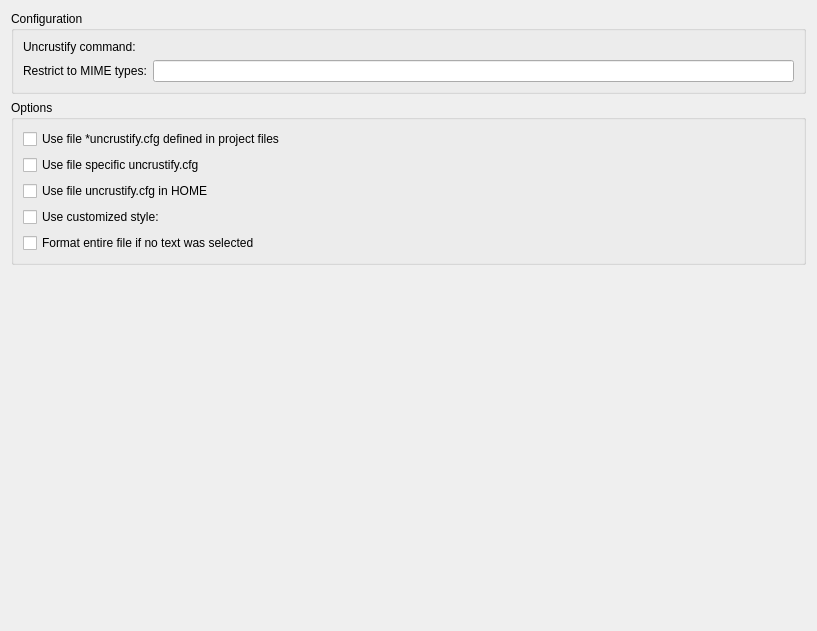
<?xml version="1.0" encoding="UTF-8"?>
<ui version="4.0">
 <class>Beautifier::Internal::Uncrustify::UncrustifyOptionsPage</class>
 <widget class="QWidget" name="Beautifier::Internal::Uncrustify::UncrustifyOptionsPage">
  <property name="geometry">
   <rect>
    <x>0</x>
    <y>0</y>
    <width>817</width>
    <height>631</height>
   </rect>
  </property>
  <property name="windowTitle">
   <string>Form</string>
  </property>
  <layout class="QVBoxLayout" name="verticalLayout" stretch="0,0,0">
   <item>
    <widget class="QGroupBox" name="configuration">
     <property name="title">
      <string>Configuration</string>
     </property>
     <layout class="QFormLayout" name="formLayout">
      <item row="0" column="0">
       <widget class="QLabel" name="commandLabel">
        <property name="text">
         <string>Uncrustify command:</string>
        </property>
       </widget>
      </item>
      <item row="0" column="1">
       <widget class="Utils::PathChooser" name="command" native="true"/>
      </item>
      <item row="1" column="0">
       <widget class="QLabel" name="mimeLabel">
        <property name="text">
         <string>Restrict to MIME types:</string>
        </property>
       </widget>
      </item>
      <item row="1" column="1">
       <widget class="QLineEdit" name="mime"/>
      </item>
     </layout>
    </widget>
   </item>
   <item>
    <widget class="QGroupBox" name="options">
     <property name="title">
      <string>Options</string>
     </property>
     <layout class="QVBoxLayout" name="verticalLayout_2">
      <item>
       <widget class="QCheckBox" name="useOtherFiles">
        <property name="toolTip">
         <string>Example of the configuration file name: uncrustify.cfg, std.uncrustify.cfg, QtUncrustify.cfg.</string>
        </property>
        <property name="text">
         <string>Use file *uncrustify.cfg defined in project files</string>
        </property>
       </widget>
      </item>
      <item>
       <layout class="QHBoxLayout" name="horizontalLayout">
        <item>
         <widget class="QCheckBox" name="useSpecificFile">
          <property name="text">
           <string>Use file specific uncrustify.cfg</string>
          </property>
         </widget>
        </item>
        <item>
         <widget class="Utils::PathChooser" name="uncrusifyFilePath" native="true"/>
        </item>
       </layout>
      </item>
      <item>
       <widget class="QCheckBox" name="useHomeFile">
        <property name="text">
         <string extracomment="HOME is replaced by the user's home directory">Use file uncrustify.cfg in HOME</string>
        </property>
       </widget>
      </item>
      <item>
       <layout class="QHBoxLayout" name="horizontalLayout_2" stretch="0,9999">
        <item>
         <widget class="QCheckBox" name="useCustomStyle">
          <property name="text">
           <string>Use customized style:</string>
          </property>
         </widget>
        </item>
        <item>
         <widget class="Beautifier::Internal::ConfigurationPanel" name="configurations" native="true"/>
        </item>
       </layout>
      </item>
      <item>
       <widget class="QCheckBox" name="formatEntireFileFallback">
        <property name="toolTip">
         <string>For action Format Selected Text</string>
        </property>
        <property name="text">
         <string>Format entire file if no text was selected</string>
        </property>
       </widget>
      </item>
     </layout>
    </widget>
   </item>
   <item>
    <spacer name="verticalSpacer">
     <property name="orientation">
      <enum>Qt::Vertical</enum>
     </property>
     <property name="sizeHint" stdset="0">
      <size>
       <width>20</width>
       <height>40</height>
      </size>
     </property>
    </spacer>
   </item>
  </layout>
 </widget>
 <customwidgets>
  <customwidget>
   <class>Utils::PathChooser</class>
   <extends>QWidget</extends>
   <header location="global">utils/pathchooser.h</header>
   <container>1</container>
  </customwidget>
  <customwidget>
   <class>Beautifier::Internal::ConfigurationPanel</class>
   <extends>QWidget</extends>
   <header location="global">beautifier/configurationpanel.h</header>
   <container>1</container>
  </customwidget>
 </customwidgets>
 <resources/>
 <connections/>
</ui>
